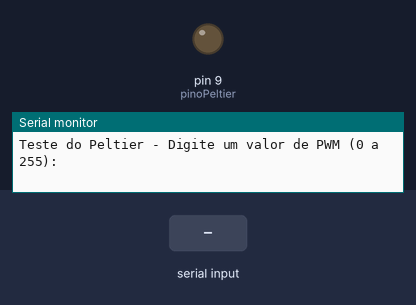
Bench run of a sketch on a simulated Arduino Uno, built with avr-gcc and run on an emulated ATmega328P. On the bench: output pins drawn as LEDs (lit = HIGH), the last lines printed to the serial monitor. The inputs (shaded band) are chosen by the test bench.

Above: at 1.2 s.
1.3 s: "90,45\n" received over Serial
At 2.1 s:
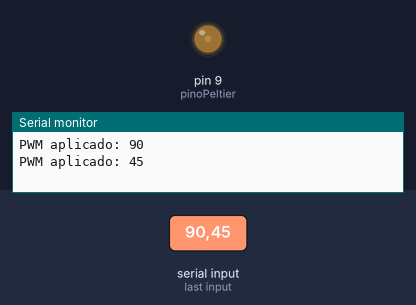
3.8 s: "30,150\n" received over Serial
At 4.3 s:
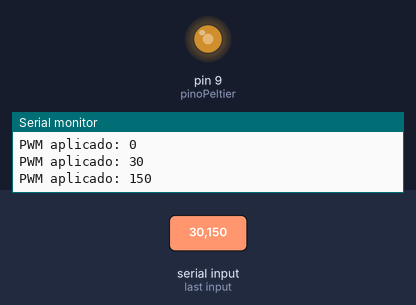
6.3 s: "200\n" received over Serial
At 7.1 s:
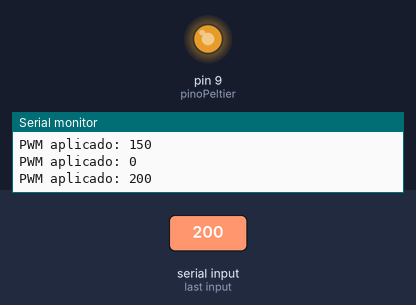
Timing chart, 0 to 9.3 s (numbered marks = the images above; inputs shaded):
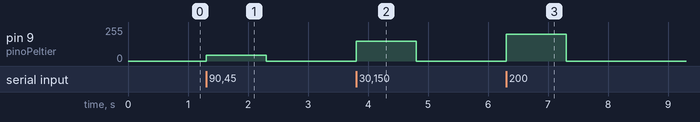

The sketch:

peltiertest.ino
```cpp
const int pinoPeltier = 9; // Pino PWM conectado ao Peltier

void setup() {
  pinMode(pinoPeltier, OUTPUT);
  Serial.begin(9600);
  Serial.println("Teste do Peltier - Digite um valor de PWM (0 a 255):");
}

void loop() {
  // Verifica se há dados disponíveis na Serial
  if (Serial.available() > 0) {
    // Lê o valor digitado pelo usuário
    int pwm = Serial.parseInt(); // Lê um número inteiro

    // Limita o valor de PWM entre 0 e 255
    pwm = constrain(pwm, 0, 255);

    // Aplica o valor de PWM ao Peltier
    analogWrite(pinoPeltier, pwm);

    // Exibe o valor aplicado
    Serial.print("PWM aplicado: ");
    Serial.println(pwm);
  }
}
```

Measured:
- after the input at 1.3 s, pin 9 (pinoPeltier): 0/255 → 45/255 at once, → 0/255 1.0 s later
- after the input at 3.8 s, pin 9 (pinoPeltier): 0/255 → 150/255 at once, → 0/255 1.0 s later
- after the input at 6.3 s, pin 9 (pinoPeltier): 0/255 → 200/255 at once, → 0/255 1.0 s later
